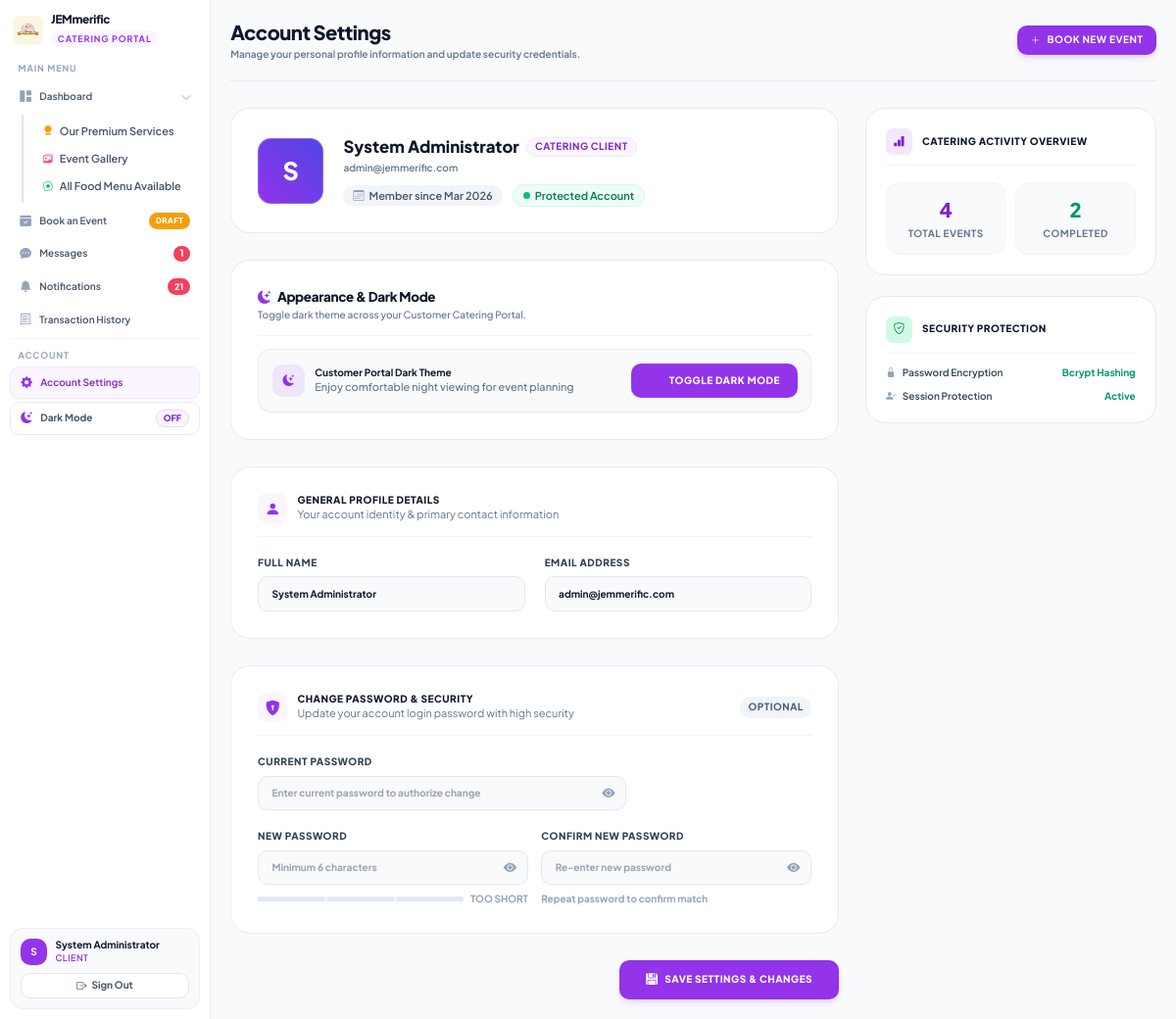
The page /settings.php (signed in) on the database its author committed.
### tables this page shows
CREATE TABLE `users` (
  `user_id` int(11) NOT NULL,
  `full_name` varchar(100) NOT NULL,
  `email` varchar(100) NOT NULL,
  `phone` varchar(30) DEFAULT NULL,
  `password` varchar(255) NOT NULL,
  `plain_password` varchar(255) DEFAULT NULL,
  `role` varchar(50) DEFAULT 'client',
  `permissions` text DEFAULT NULL,
  `created_at` timestamp NOT NULL DEFAULT current_timestamp(),
  `last_active` datetime DEFAULT NULL,
  `is_online` tinyint(1) NOT NULL DEFAULT 0
);

### settings.php (the view, shortened to what the rows shown need)
<?php
require_once 'db_config.php';
$user_id = $_SESSION['user_id'];
$stmt = $conn->prepare("SELECT full_name, email, created_at FROM users WHERE user_id = ?");
$stmt->bind_param("i", $user_id);
$stmt->execute();
$user_data = $stmt->get_result()->fetch_assoc();
?>
<!DOCTYPE html>
<html lang="en">
<head>
    <script src="https://cdn.tailwindcss.com"></script>
    <link rel="stylesheet" href="https://cdn.jsdelivr.net/npm/bootstrap-icons@1.11.1/font/bootstrap-icons.css">
</head>
<body class="flex min-h-screen text-slate-800 antialiased">
    <?php require_once 'includes/customer_sidebar.php'; ?>
    <main class="flex-1 lg:ml-64 p-4 md:p-6 transition-all">
        <header class="flex flex-col md:flex-row md:items-center justify-between gap-4 mb-8 pb-6 border-b border-slate-200/80">
            <div class="flex items-center gap-3">
                <div>
                    <h2 class="text-2xl font-extrabold text-slate-900 tracking-tight">Account Settings</h2>
                </div>
            </div>
        </header>
        <div class="grid grid-cols-1 lg:grid-cols-12 gap-8">
            <div class="lg:col-span-8 space-y-8">
                <div class="bg-white dark:bg-[#131b2e] p-6 md:p-8 rounded-3xl border border-slate-200/80 dark:border-slate-800 shadow-xs flex flex-col sm:flex-row items-center gap-6">
                    <div class="text-center sm:text-left flex-1">
                        <div class="flex flex-wrap items-center justify-center sm:justify-start gap-2">
                            <h3 class="text-xl font-extrabold text-slate-900"><?= htmlspecialchars($user_data['full_name'] ?? $user_name) ?></h3>
                            <span class="px-2.5 py-0.5 bg-purple-50 text-purple-700 border border-purple-100 rounded-full text-[10px] font-bold uppercase tracking-wider">Catering Client</span>
                        </div>
                        <p class="text-xs font-semibold text-slate-500 mt-1"><?= htmlspecialchars($user_data['email'] ?? '') ?></p>
                        <div class="flex flex-wrap items-center justify-center sm:justify-start gap-3 mt-3 text-xs font-semibold">
                            <span class="px-3 py-1 bg-slate-100 text-slate-600 rounded-full flex items-center gap-1.5 text-[11px]">
                                <i class="bi bi-calendar3 text-slate-400"></i> Member since <?= date("M Y", strtotime($user_data['created_at'] ?? 'now')) ?>
                            </span>
                            <span class="px-3 py-1 bg-emerald-50 text-emerald-700 border border-emerald-100 rounded-full flex items-center gap-1.5 text-[11px]">
                                <span class="w-2 h-2 rounded-full bg-emerald-500 animate-pulse"></span> Protected Account
                            </span>
                        </div>
                    </div>
                </div>
                <form action="update_profile.php" method="POST" class="space-y-8">
                    <div class="bg-white p-6 md:p-8 rounded-3xl border border-slate-200/80 shadow-xs space-y-6">
                        <div class="grid grid-cols-1 md:grid-cols-2 gap-6">
                            <div>
                                <label class="block text-xs font-extrabold text-slate-700 uppercase tracking-wider mb-2">Full Name</label>
                                <input type="text" name="full_name" value="<?= htmlspecialchars($user_data['full_name'] ?? '') ?>" required
                                       class="w-full px-4 py-3 bg-slate-50 border border-slate-200 rounded-xl text-xs font-bold text-slate-900 focus:bg-white focus:ring-2 focus:ring-purple-500/20 focus:border-purple-600 outline-none transition-all">
                            </div>
                            <div>
                                <label class="block text-xs font-extrabold text-slate-700 uppercase tracking-wider mb-2">Email Address</label>
                                <input type="email" name="email" value="<?= htmlspecialchars($user_data['email'] ?? '') ?>" required
                                       class="w-full px-4 py-3 bg-slate-50 border border-slate-200 rounded-xl text-xs font-bold text-slate-900 focus:bg-white focus:ring-2 focus:ring-purple-500/20 focus:border-purple-600 outline-none transition-all">
                            </div>
                        </div>
                    </div>
                </form>
            </div>
        </div>
    </main>
</body>
</html>

### rows shown on the page
users: full_name "System Administrator", email "admin@jemmerific.com", created_at "Mar 2026"

### other values the page prints
$sb_chat_unread_count "1"
$sb_unread_count "21"
substr($user_name, 0, 1) "S"
$user_name "System Administrator"
$total_bookings "4"
$completed_bookings "2"
